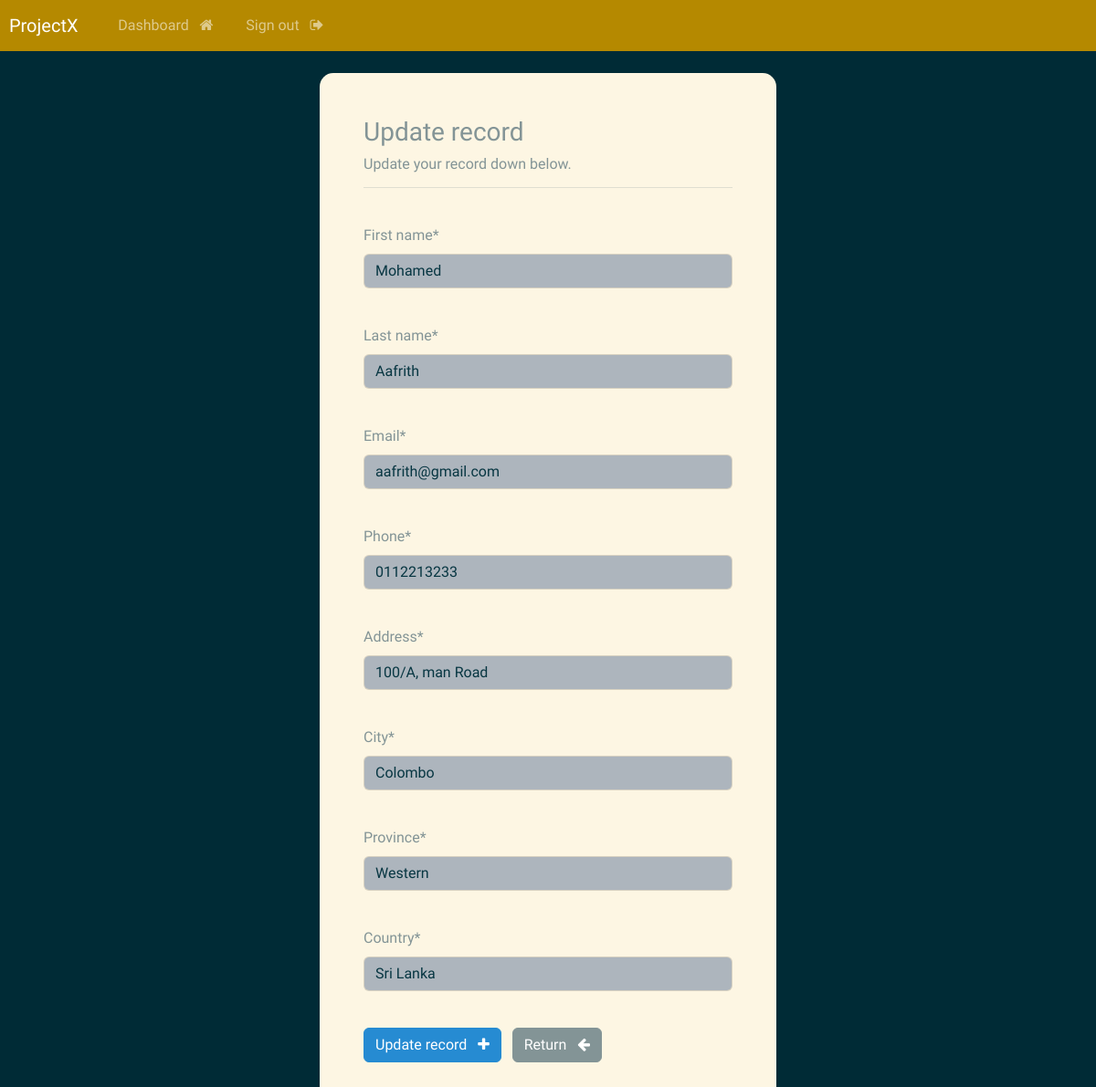
/update-record/1 (signed in), run on an earlier commit of the app's database.
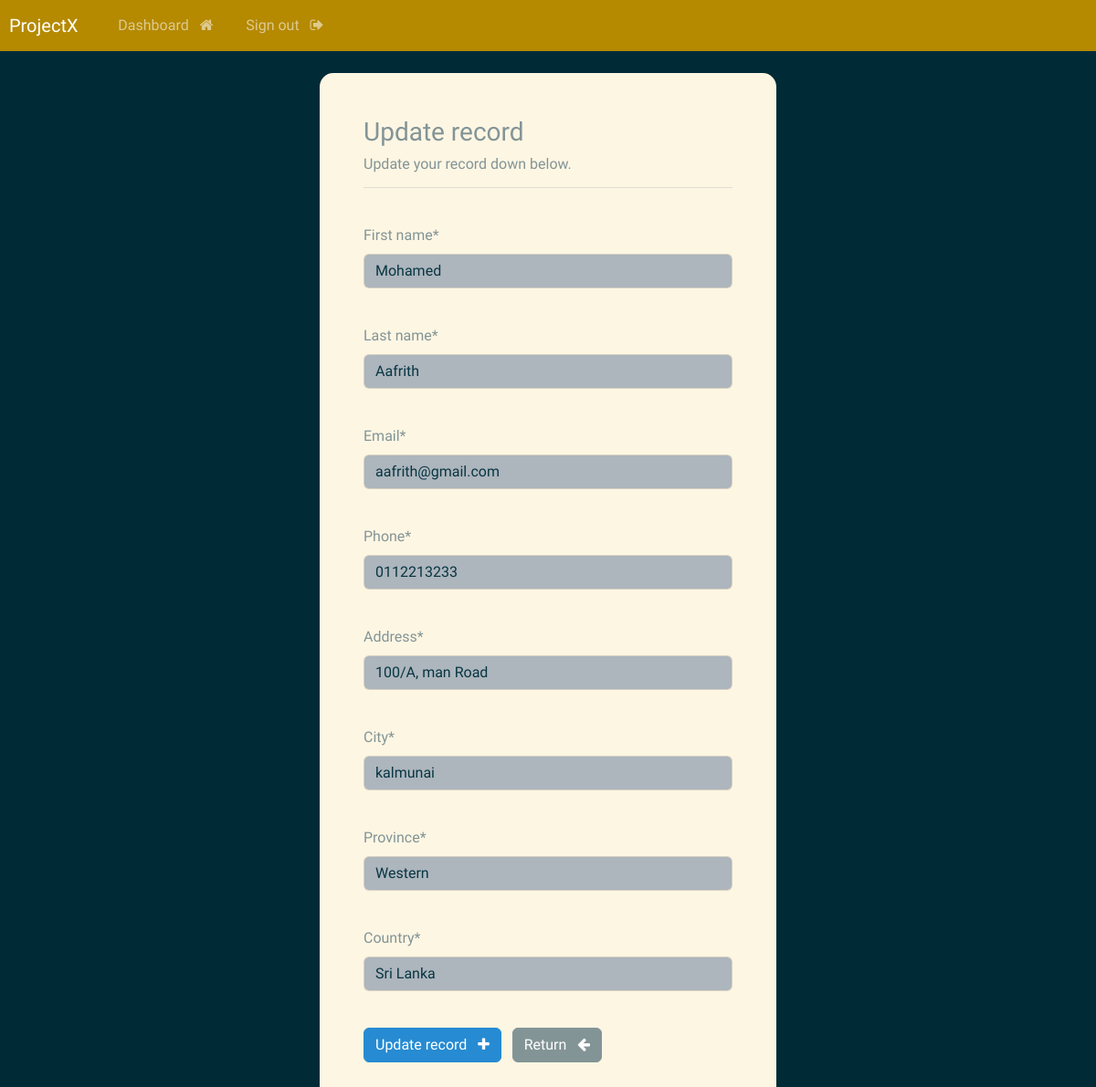
And on a later commit of the database.
### webapp/models.py (models this page shows, shortened)
class Record(models.Model):
    creation_date = models.DateTimeField(auto_now_add=True)
    first_name = models.CharField(max_length=100)
    last_name = models.CharField(max_length=100)
    email = models.CharField(max_length=255)
    phone = models.CharField(max_length=20)
    address = models.CharField(max_length=300)
    city = models.CharField(max_length=255)
    province = models.CharField(max_length=200)
    country = models.CharField(max_length=125)

### webapp/views.py (the view)
# urls.py: path('update-record/<int:pk>', views.update_record, name='update-record'),
@login_required(login_url='my-login')
def update_record(request, pk):
    record = Record.objects.get(id=pk)
    form = UpdateRecordForm(instance=record)
    if request.method == 'POST':
        form = UpdateRecordForm(request.POST, instance=record)
        if form.is_valid():
            form.save()
            messages.success(request, 'Your record has been updated successfully!')
            return redirect("dashboard")
    context = {'form': form}
    return render(request, 'webapp/update-record.html', context=context)

### webapp/forms.py
class UpdateRecordForm(forms.ModelForm):
    class Meta:
        model = Record
        fields = ['first_name', 'last_name', 'email', 'phone', 'address', 'city', 'province', 'country']

### webapp/templates/webapp/update-record.html (shortened to what this page needs)
{% extends 'webapp/base.html' %}
{% load crispy_forms_tags %}
{% block content %}
<body>
    <div class="container bg-light shadow-md p-5 form-layout">
        <h3> Update record </h3>
        <h6> Update your record down below. </h6>
        <hr>
        <br>
        <form method="POST" autocomplete="off">
            {{form.first_name|as_crispy_field}}
            <br>
            {{form.last_name|as_crispy_field}}
            <br>
            {{form.email|as_crispy_field}}
            <br>
            {{form.phone|as_crispy_field}}
            <br>
            {{form.address|as_crispy_field}}
            <br>
            {{form.city|as_crispy_field}}
            <br>
            {{form.province|as_crispy_field}}
            <br>
            {{form.country|as_crispy_field}}
            <br>
            <button type="submit" class="btn btn-info">
                Update record &nbsp; <i class="fa fa-plus" aria-hidden="true"></i>
            </button>
            <a href="{% url 'dashboard' %}" class="btn btn-secondary">
                Return &nbsp; <i class="fa fa-arrow-left" aria-hidden="true"></i>
            </a>
        </form>
    </div>
    <br>
</body>
{% endblock %}

What changed in the data, as far as the page shows it:
changed Record "Mohamed": city "Colombo" → "kalmunai"
